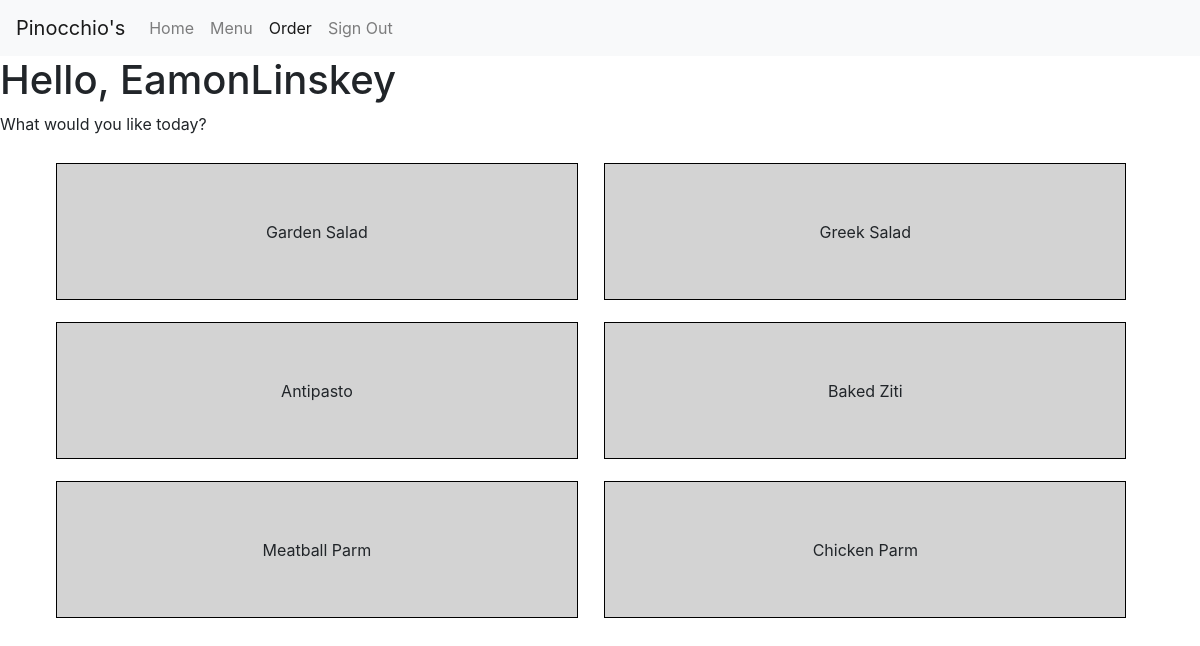
/orders/Dinner Platters (signed in), run on the app's committed database.
### orders/models.py (models this page shows)
class Style(models.Model):
	name = models.CharField(max_length=32)
	sizeList = models.ForeignKey(SizeList, on_delete=models.CASCADE)
	legalExtras = models.ManyToManyField(Extra, blank=True)
	def __str__(self):
   		return f'{self.name}'
	def trim(self):
		return self.name.replace(" ", "")

### orders/views.py (the view)
# urls.py: path("orders/<str:food>", views.style, name="style"),
def style(request, food):
	context={
		"foods": Food.objects.all().filter(name=food.title())
	}
	if request.user.is_authenticated:
		return render(request, "orders/styles.html", context)
	else:
		return HttpResponseRedirect(reverse("signIn"))

### orders/models.py (called while the page is built)
	@property
	def sizes(self):
		sizes = []
		if self.small != None:
			sizes.append("Small")
		if self.large != None:
			sizes.append("Large")
		return sizes

### orders/templates/orders/styles.html (shortened to what this page needs)
{% extends "orders/base.html" %}
{% block head %}
	{% load static %}
{% endblock %}
{% block body %}
<h1>Hello, {{ user.username }}</h1>
<p>What would you like today?</p>
<div class ="container">
	{% for food in foods %}
		{% for style in food.style.all %}
			<div class="food-container">
				<div class="text-center food-link">{{style}}</div>
			</div>
		{% endfor %}
	{% endfor %}
</div>
{% endblock %}

### orders/static/orders/styles/style.css (style rules this page uses)
.food-container { background-color: lightgrey; border: 1px solid black; margin: 1%; padding: 5%; width: 47%; display: inline-block; }
.food-link { text-decoration: none !important; }

### data on the page
Style: name "Garden Salad"
Style: name "Greek Salad"
Style: name "Antipasto"
Style: name "Baked Ziti"
Style: name "Meatball Parm"
Style: name "Chicken Parm"

### other printed values
{{ user.username }} "EamonLinskey"
